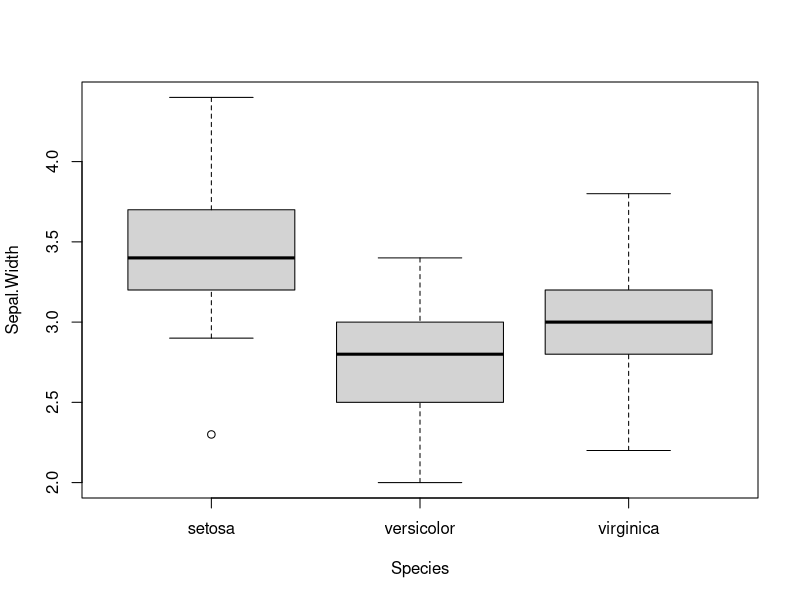
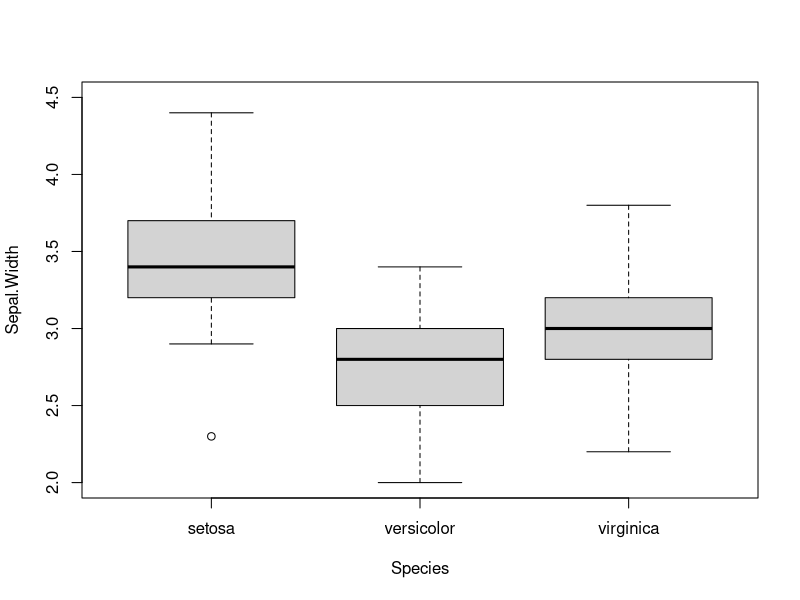
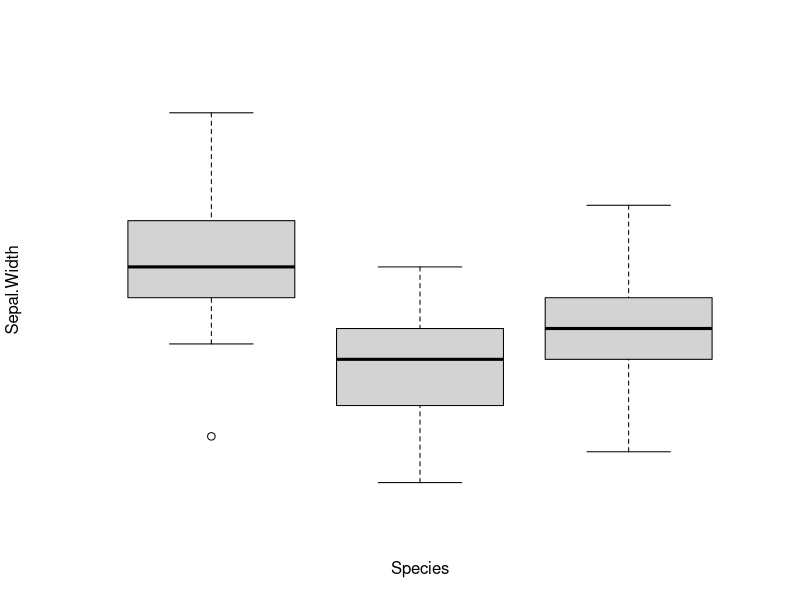
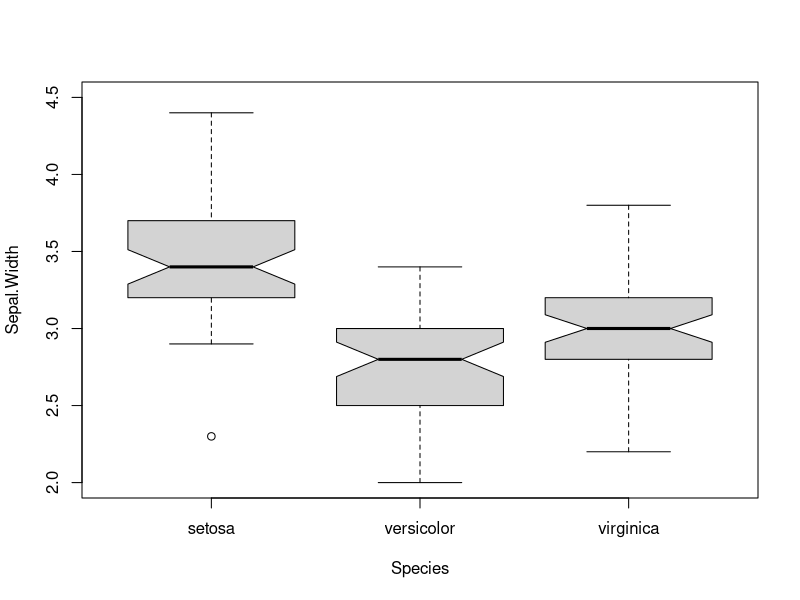
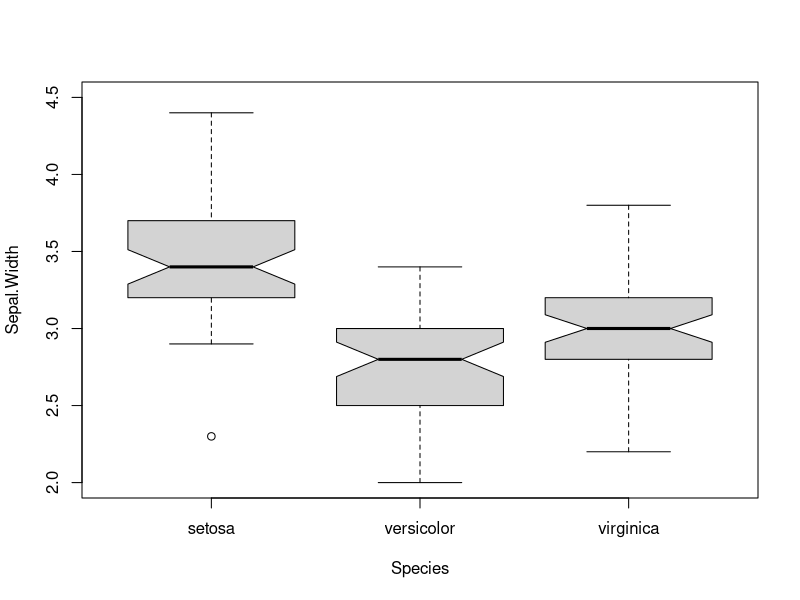
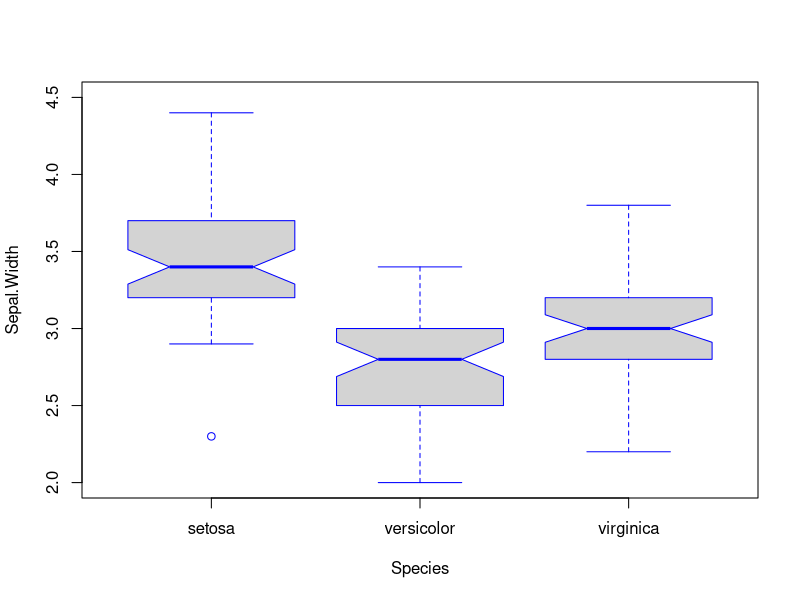
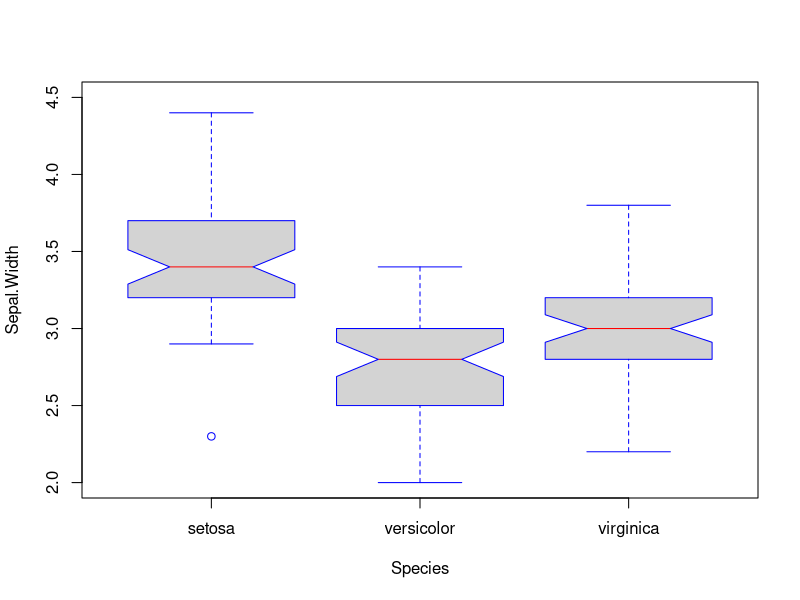
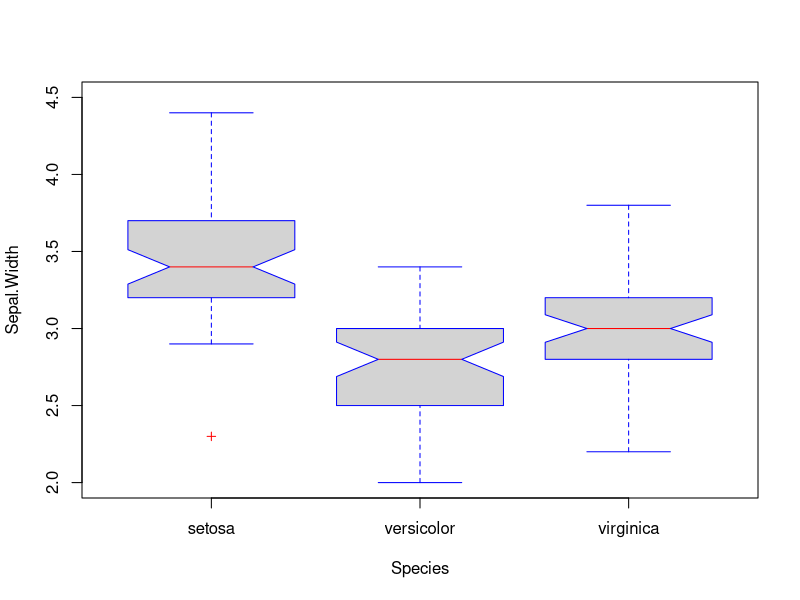

Reproduce these figures in R, in order.
## ---- chunk 1
knitr::opts_chunk$set(echo = TRUE)
## ---- chunk 2
# Boxplot par défaut
boxplot(Sepal.Width ~ Species, data = iris)

## ---- chunk 3
boxplot(Sepal.Width ~ Species, data = iris, ylim = c(2, 4.5))

## ---- chunk 4
boxplot(Sepal.Width ~ Species, data = iris, ylim = c(2, 4.5), axes = FALSE)

## ---- chunk 5
boxplot(Sepal.Width ~ Species, data = iris, ylim = c(2, 4.5), notch = TRUE)

## ---- chunk 6
boxplot(Sepal.Width ~ Species, data = iris, ylim = c(2, 4.5), notch = TRUE, space = 2)

## ---- chunk 7
boxplot(Sepal.Width ~ Species, data = iris, ylim = c(2, 4.5), notch = TRUE, border = "blue")

## ---- chunk 8
boxplot(Sepal.Width ~ Species, data = iris, ylim = c(2, 4.5), notch = TRUE, border = "blue",
        medcol = "red", medlwd = 1)

## ---- chunk 9
boxplot(Sepal.Width ~ Species, data = iris, ylim = c(2, 4.5), notch = TRUE, border = "blue",
        medcol = "red", medlwd = 1, outcol = "red", outpch = 3, outcex = 0.8)

## ---- chunk 10
boxplot(Sepal.Width ~ Species, data = iris, ylim = c(2, 4.5), notch = TRUE, border = "blue",
        medcol = "red", medlwd = 1, outcol = "red", outpch = 3, outcex = 0.8,
        main = "Boxplot: Sepal Width by Species", ylab = "Sepal Width (cm)")

## ---- chunk 11
boxplot(Sepal.Width ~ Species, data = iris, ylim = c(2, 4.5), notch = TRUE, border = "blue",
        medcol = "red", medlwd = 1, outcol = "red", outpch = 3, outcex = 0.8,
        main = "Boxplot: Sepal Width by Species", ylab = "Sepal Width (cm)", axes = FALSE)

# Ajouter l'axe x
axis(1, at = 1:3, labels = levels(iris$Species), las = 1)

# Ajouter l'axe y
axis(2, at = seq(2, 4.5, by = 0.5), labels = format(as.character(seq(2, 4.5, by = 0.5)), drop0trailing = TRUE))

# Ajouter les ticks de l'axe y de l'autre côté
axis(4, at = seq(2, 4.5, by = 0.5), labels = FALSE)

